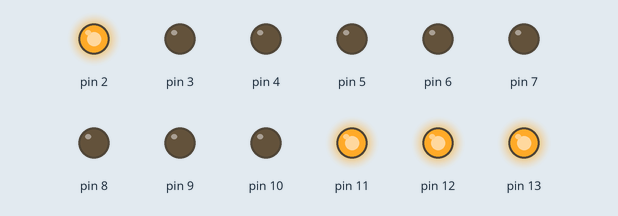
Recording of a sketch running on a simulated Arduino Uno, built with avr-gcc and run on an emulated ATmega328P. Parts: output pins drawn as LEDs (lit = HIGH).

Above: at 0.2 s.
At 3.0 s:
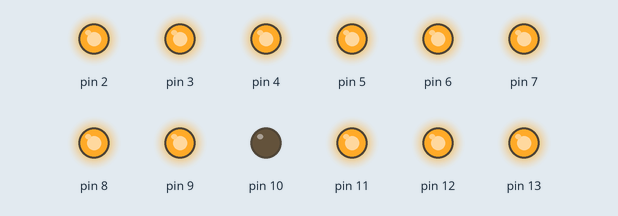
At 8.25 s:
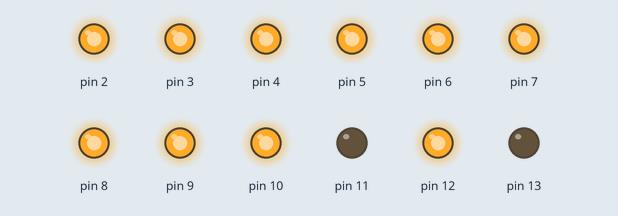
At 16.5 s:
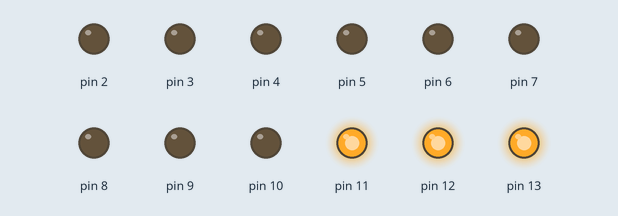
At 34.4 s:
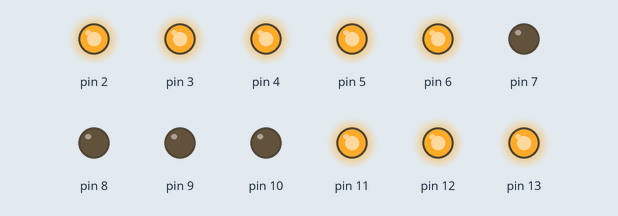
At 36.4 s:
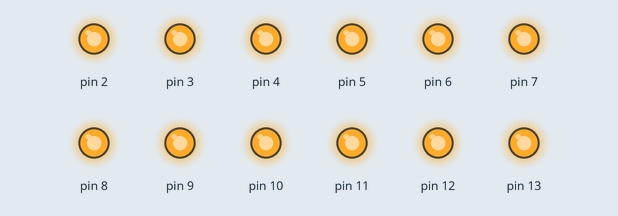
Timing chart, 0 to 40.0 s (numbered marks = the images above):
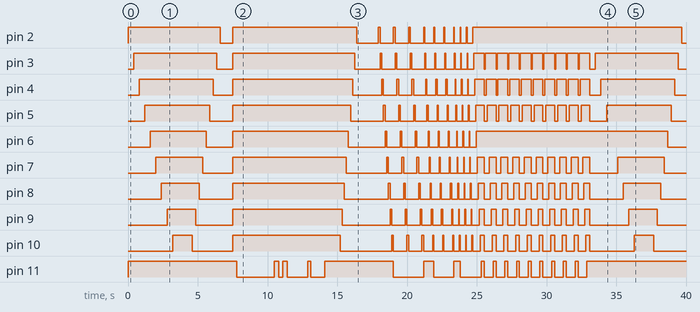

The sketch:

LedCube1.ino
```cpp
void setup() {

for (int pin = 2; pin < 14; pin++)
    {
    pinMode(pin, OUTPUT);
    }

}

void loop()
  /* primera secuencia */
{
    for (int pin = 11; pin < 14; pin ++)
    {
    digitalWrite (pin, HIGH);
    }

    for (int pin = 2; pin < 11; pin++)
    {
    digitalWrite (pin, HIGH);
    delay (400);
    }

    delay (1000);

    for (int pin = 10; pin >= 2; pin--)
    {
    digitalWrite (pin, LOW);
    delay (250);
    }
  /* segunda secuencia */
    delay (650);

    for (int pin = 2; pin < 14; pin ++)
    {
    digitalWrite (pin, LOW);
    }

    for (int pin = 2; pin < 11; pin ++)
    {
    digitalWrite (pin, HIGH);
    }

    for (int pin = 11; pin < 14; pin++)
    {
    digitalWrite (pin, HIGH);
    delay (300);
    digitalWrite (pin, LOW);
    delay (300);
    }

    for (int pin = 13; pin > 10; pin--)
    {
    digitalWrite (pin, HIGH);
    delay (300);
    digitalWrite (pin, LOW);
    delay (300);
    }

    for (int pin = 11; pin < 14; pin++)
    {
    digitalWrite (pin, HIGH);
    delay (300);
    digitalWrite (pin, LOW);
    delay (300);
    }

    for (int pin = 11; pin < 14; pin++)
    {
    digitalWrite (pin, HIGH);
    delay (200);
    digitalWrite (pin, LOW);
    delay (200);
    }

    for (int pin = 11; pin < 14; pin++)
    {
    digitalWrite (pin, HIGH);
    delay (200);
    }

    delay (500);

    for (int pin = 10; pin >= 2; pin--)
    {
    digitalWrite (pin, LOW);
    delay (150);
    }

    for (int pin = 2; pin > 9; pin++)
    {
    digitalWrite (pin, HIGH);
    delay (100);
    }

    for (int pin = 10; pin >= 2; pin--)
    {
    digitalWrite (pin, LOW);
    delay (100);
    }

    delay (500);

  /* secuencia 3 */
    for (int pin = 2; pin < 14; pin ++)
    {
    digitalWrite (pin, LOW);
    }

    digitalWrite (11, HIGH);

    for (int pin = 2; pin < 11; pin ++)
    {
    digitalWrite (pin, HIGH);
    delay (120);
    digitalWrite (pin, LOW);
    }

    digitalWrite (11, LOW);
    digitalWrite (12, HIGH);

    for (int pin = 2; pin < 11; pin ++)
    {
    digitalWrite (pin, HIGH);
    delay (120);
    digitalWrite (pin, LOW);
    }

    digitalWrite (12, LOW);
    digitalWrite (13, HIGH);

    for (int pin = 2; pin < 11; pin ++)
    {
    digitalWrite (pin, HIGH);
    delay (120);
    digitalWrite (pin, LOW);
    }

    digitalWrite (13, LOW);


	for (int pin = 2; pin < 14; pin ++)
    {
    digitalWrite (pin, LOW);
    }

    digitalWrite (11, HIGH);

    for (int pin = 2; pin < 11; pin ++)
    {
    digitalWrite (pin, HIGH);
    delay (80);
    digitalWrite (pin, LOW);
    }

    digitalWrite (11, LOW);
    digitalWrite (12, HIGH);

    for (int pin = 2; pin < 11; pin ++)
    {
    digitalWrite (pin, HIGH);
    delay (80);
    digitalWrite (pin, LOW);
    }

    digitalWrite (12, LOW);
    digitalWrite (13, HIGH);

    for (int pin = 2; pin < 11; pin ++)
    {
    digitalWrite (pin, HIGH);
    delay (80);
    digitalWrite (pin, LOW);
    }

    digitalWrite (13, LOW);


for (int pin = 2; pin < 14; pin ++)
    {
    digitalWrite (pin, LOW);
    }

    digitalWrite (11, HIGH);

    for (int pin = 2; pin < 11; pin ++)
    {
    digitalWrite (pin, HIGH);
    delay (50);
    digitalWrite (pin, LOW);
    }

    digitalWrite (11, LOW);
    digitalWrite (12, HIGH);

    for (int pin = 2; pin < 11; pin ++)
    {
    digitalWrite (pin, HIGH);
    delay (50);
    digitalWrite (pin, LOW);
    }

    digitalWrite (12, LOW);
    digitalWrite (13, HIGH);

    for (int pin = 2; pin < 11; pin ++)
    {
    digitalWrite (pin, HIGH);
    delay (50);
    digitalWrite (pin, LOW);
    }

    digitalWrite (13, LOW);


/* secuencia 4 */
	for (int i = 1; i < 11; i++)
    {

        for (int pin = 2; pin < 14; pin ++)
        {
        digitalWrite (pin, HIGH);
        delay (70);
        }

    digitalWrite (2, LOW);
    digitalWrite (3, LOW);
    digitalWrite (4, LOW);
    digitalWrite (5, LOW);
    digitalWrite (7, LOW);
    digitalWrite (8, LOW);
    digitalWrite (9, LOW);
    digitalWrite (10, LOW);
    digitalWrite (11, LOW);
    digitalWrite (13, LOW);


    }
} 
```

Measured:
- by itself, pin 2: LOW → HIGH at 0.00 s, → LOW 6.6 s later, → HIGH 0.90 s later, → LOW 8.9 s later, … (24 changes in this stretch)
- by itself, pin 3: LOW → HIGH at 0.40 s, → LOW 6.0 s later, → HIGH 1.2 s later, → LOW 8.8 s later, … (44 changes in this stretch)
- by itself, pin 4: LOW → HIGH at 0.80 s, → LOW 5.3 s later, → HIGH 1.4 s later, → LOW 8.6 s later, … (44 changes in this stretch)
- by itself, pin 5: LOW → HIGH at 1.2 s, → LOW 4.7 s later, → HIGH 1.7 s later, → LOW 8.5 s later, … (44 changes in this stretch)
- by itself, pin 6: LOW → HIGH at 1.6 s, → LOW 4.0 s later, → HIGH 1.9 s later, → LOW 8.3 s later, … (24 changes in this stretch)
- by itself, pin 7: LOW → HIGH at 2.0 s, → LOW 3.4 s later, → HIGH 2.2 s later, → LOW 8.2 s later, … (44 changes in this stretch)
- by itself, pin 8: LOW → HIGH at 2.4 s, → LOW 2.7 s later, → HIGH 2.4 s later, → LOW 8.0 s later, … (44 changes in this stretch)
- by itself, pin 9: LOW → HIGH at 2.8 s, → LOW 2.1 s later, → HIGH 2.7 s later, → LOW 7.9 s later, … (44 changes in this stretch)
